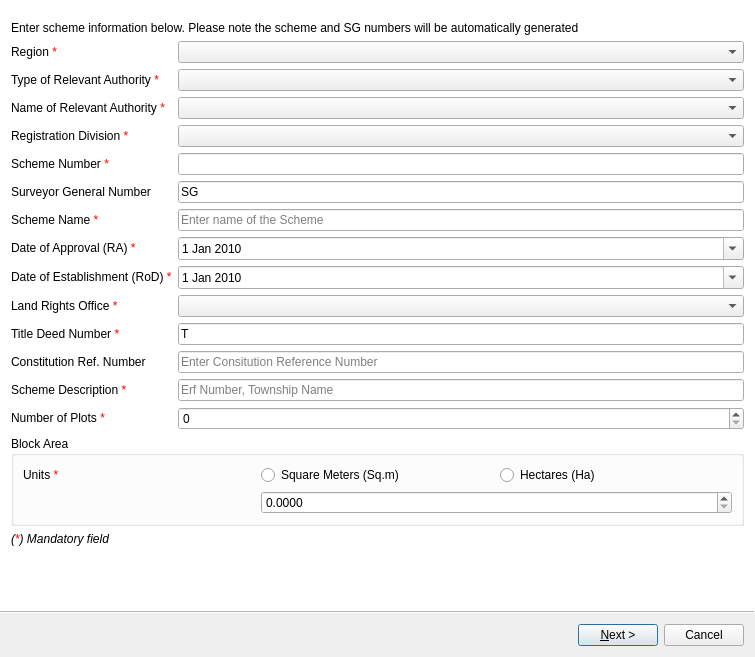
<?xml version="1.0" encoding="UTF-8"?>
<ui version="4.0">
 <class>ldg_wzd</class>
 <widget class="QWizard" name="ldg_wzd">
  <property name="enabled">
   <bool>true</bool>
  </property>
  <property name="geometry">
   <rect>
    <x>0</x>
    <y>0</y>
    <width>755</width>
    <height>657</height>
   </rect>
  </property>
  <property name="sizePolicy">
   <sizepolicy hsizetype="MinimumExpanding" vsizetype="MinimumExpanding">
    <horstretch>0</horstretch>
    <verstretch>0</verstretch>
   </sizepolicy>
  </property>
  <property name="minimumSize">
   <size>
    <width>255</width>
    <height>400</height>
   </size>
  </property>
  <property name="maximumSize">
   <size>
    <width>1500</width>
    <height>900</height>
   </size>
  </property>
  <property name="contextMenuPolicy">
   <enum>Qt::DefaultContextMenu</enum>
  </property>
  <property name="acceptDrops">
   <bool>false</bool>
  </property>
  <property name="windowTitle">
   <string>Lodgement of Scheme</string>
  </property>
  <property name="windowIcon">
   <iconset resource="../../resources.qrc">
    <normaloff>:/plugins/stdm/images/icons/flts_lodgement.png</normaloff>:/plugins/stdm/images/icons/flts_lodgement.png</iconset>
  </property>
  <property name="wizardStyle">
   <enum>QWizard::ModernStyle</enum>
  </property>
  <property name="options">
   <set>QWizard::NoBackButtonOnStartPage</set>
  </property>
  <widget class="QWizardPage" name="wizardPage1">
   <layout class="QGridLayout" name="gridLayout_4">
    <item row="0" column="0" colspan="2">
     <layout class="QVBoxLayout" name="vlNotification">
      <property name="bottomMargin">
       <number>10</number>
      </property>
     </layout>
    </item>
    <item row="1" column="0" colspan="2">
     <widget class="QLabel" name="label_desc">
      <property name="sizePolicy">
       <sizepolicy hsizetype="Preferred" vsizetype="Fixed">
        <horstretch>0</horstretch>
        <verstretch>0</verstretch>
       </sizepolicy>
      </property>
      <property name="text">
       <string>&lt;html&gt;&lt;head/&gt;&lt;body&gt;&lt;p&gt;Enter scheme information below. Please note the scheme and SG numbers will be automatically generated&lt;/p&gt;&lt;/body&gt;&lt;/html&gt;</string>
      </property>
     </widget>
    </item>
    <item row="2" column="0">
     <widget class="QLabel" name="label_region">
      <property name="text">
       <string>&lt;html&gt;&lt;head/&gt;&lt;body&gt;&lt;p&gt;Region &lt;span style=&quot; color:#ff0000;&quot;&gt;*&lt;/span&gt;&lt;/p&gt;&lt;/body&gt;&lt;/html&gt;</string>
      </property>
     </widget>
    </item>
    <item row="2" column="1">
     <widget class="QComboBox" name="cbx_region"/>
    </item>
    <item row="3" column="0">
     <widget class="QLabel" name="label_rel_auth_type">
      <property name="text">
       <string>&lt;html&gt;&lt;head/&gt;&lt;body&gt;&lt;p&gt;Type of Relevant Authority &lt;span style=&quot; color:#ff0000;&quot;&gt;*&lt;/span&gt;&lt;/p&gt;&lt;/body&gt;&lt;/html&gt;</string>
      </property>
     </widget>
    </item>
    <item row="3" column="1">
     <widget class="QComboBox" name="cbx_relv_auth"/>
    </item>
    <item row="4" column="0">
     <widget class="QLabel" name="label_rel_auth_name">
      <property name="text">
       <string>&lt;html&gt;&lt;head/&gt;&lt;body&gt;&lt;p&gt;Name of Relevant Authority &lt;span style=&quot; color:#ff0000;&quot;&gt;*&lt;/span&gt;&lt;/p&gt;&lt;/body&gt;&lt;/html&gt;</string>
      </property>
     </widget>
    </item>
    <item row="4" column="1">
     <widget class="QComboBox" name="cbx_relv_auth_name"/>
    </item>
    <item row="5" column="0">
     <widget class="QLabel" name="label_reg_div">
      <property name="text">
       <string>&lt;html&gt;&lt;head/&gt;&lt;body&gt;&lt;p&gt;Registration Division &lt;span style=&quot; color:#ff0000;&quot;&gt;*&lt;/span&gt;&lt;/p&gt;&lt;/body&gt;&lt;/html&gt;</string>
      </property>
     </widget>
    </item>
    <item row="5" column="1">
     <widget class="QComboBox" name="cbx_reg_div"/>
    </item>
    <item row="6" column="0">
     <widget class="QLabel" name="label_schm_num">
      <property name="text">
       <string>&lt;html&gt;&lt;head/&gt;&lt;body&gt;&lt;p&gt;Scheme Number &lt;span style=&quot; color:#ff0000;&quot;&gt;*&lt;/span&gt;&lt;/p&gt;&lt;/body&gt;&lt;/html&gt;</string>
      </property>
     </widget>
    </item>
    <item row="6" column="1">
     <widget class="QLineEdit" name="lnedit_schm_num">
      <property name="inputMask">
       <string/>
      </property>
      <property name="text">
       <string/>
      </property>
      <property name="readOnly">
       <bool>true</bool>
      </property>
     </widget>
    </item>
    <item row="7" column="0">
     <widget class="QLabel" name="label_sg_num">
      <property name="text">
       <string>Surveyor General Number</string>
      </property>
     </widget>
    </item>
    <item row="7" column="1">
     <widget class="QLineEdit" name="lnedit_sg_num">
      <property name="inputMask">
       <string/>
      </property>
      <property name="text">
       <string>SG </string>
      </property>
      <property name="readOnly">
       <bool>false</bool>
      </property>
      <property name="placeholderText">
       <string>Enter Surveyor General Number</string>
      </property>
     </widget>
    </item>
    <item row="8" column="0">
     <widget class="QLabel" name="label_schm_name">
      <property name="text">
       <string>&lt;html&gt;&lt;head/&gt;&lt;body&gt;&lt;p&gt;Scheme Name &lt;span style=&quot; color:#ff0000;&quot;&gt;*&lt;/span&gt;&lt;/p&gt;&lt;/body&gt;&lt;/html&gt;</string>
      </property>
     </widget>
    </item>
    <item row="8" column="1">
     <widget class="QLineEdit" name="lnedit_schm_nam">
      <property name="text">
       <string/>
      </property>
      <property name="placeholderText">
       <string>Enter name of the Scheme</string>
      </property>
     </widget>
    </item>
    <item row="9" column="0">
     <widget class="QLabel" name="label_date_apprv">
      <property name="text">
       <string>&lt;html&gt;&lt;head/&gt;&lt;body&gt;&lt;p&gt;Date of Approval (RA) &lt;span style=&quot; color:#ff0000;&quot;&gt;*&lt;/span&gt;&lt;/p&gt;&lt;/body&gt;&lt;/html&gt;</string>
      </property>
     </widget>
    </item>
    <item row="9" column="1">
     <widget class="QDateEdit" name="date_apprv">
      <property name="minimumDateTime">
       <datetime>
        <hour>0</hour>
        <minute>0</minute>
        <second>0</second>
        <year>2010</year>
        <month>1</month>
        <day>1</day>
       </datetime>
      </property>
      <property name="minimumDate">
       <date>
        <year>2010</year>
        <month>1</month>
        <day>1</day>
       </date>
      </property>
      <property name="calendarPopup">
       <bool>true</bool>
      </property>
     </widget>
    </item>
    <item row="10" column="0">
     <widget class="QLabel" name="label_date_establish">
      <property name="text">
       <string>&lt;html&gt;&lt;head/&gt;&lt;body&gt;&lt;p&gt;Date of Establishment (RoD) &lt;span style=&quot; color:#ff0000;&quot;&gt;*&lt;/span&gt;&lt;/p&gt;&lt;/body&gt;&lt;/html&gt;</string>
      </property>
     </widget>
    </item>
    <item row="10" column="1">
     <widget class="QDateEdit" name="date_establish">
      <property name="minimumDateTime">
       <datetime>
        <hour>0</hour>
        <minute>0</minute>
        <second>0</second>
        <year>2010</year>
        <month>1</month>
        <day>1</day>
       </datetime>
      </property>
      <property name="minimumDate">
       <date>
        <year>2010</year>
        <month>1</month>
        <day>1</day>
       </date>
      </property>
      <property name="calendarPopup">
       <bool>true</bool>
      </property>
     </widget>
    </item>
    <item row="11" column="0">
     <widget class="QLabel" name="label_lro">
      <property name="text">
       <string>&lt;html&gt;&lt;head/&gt;&lt;body&gt;&lt;p&gt;Land Rights Office &lt;span style=&quot; color:#ff0000;&quot;&gt;*&lt;/span&gt;&lt;/p&gt;&lt;/body&gt;&lt;/html&gt;</string>
      </property>
     </widget>
    </item>
    <item row="11" column="1">
     <widget class="QComboBox" name="cbx_lro"/>
    </item>
    <item row="12" column="0">
     <widget class="QLabel" name="label_title_deed_num">
      <property name="text">
       <string>&lt;html&gt;&lt;head/&gt;&lt;body&gt;&lt;p&gt;Title Deed Number &lt;span style=&quot; color:#ff0000;&quot;&gt;*&lt;/span&gt;&lt;/p&gt;&lt;/body&gt;&lt;/html&gt;</string>
      </property>
     </widget>
    </item>
    <item row="12" column="1">
     <widget class="QLineEdit" name="lnedit_title_deed_num">
      <property name="text">
       <string>T</string>
      </property>
      <property name="placeholderText">
       <string>Enter Title Deed Number</string>
      </property>
     </widget>
    </item>
    <item row="13" column="0">
     <widget class="QLabel" name="label_constitution_ref_num">
      <property name="text">
       <string>&lt;html&gt;&lt;head/&gt;&lt;body&gt;&lt;p&gt;Constitution Ref. Number&lt;/p&gt;&lt;/body&gt;&lt;/html&gt;</string>
      </property>
     </widget>
    </item>
    <item row="13" column="1">
     <widget class="QLineEdit" name="lnedit_constitution_ref_num">
      <property name="text">
       <string/>
      </property>
      <property name="placeholderText">
       <string>Enter Consitution Reference Number</string>
      </property>
     </widget>
    </item>
    <item row="14" column="0">
     <widget class="QLabel" name="label_scheme_description">
      <property name="text">
       <string>&lt;html&gt;&lt;head/&gt;&lt;body&gt;&lt;p&gt;Scheme Description &lt;span style=&quot; color:#ff0000;&quot;&gt;*&lt;/span&gt;&lt;/p&gt;&lt;/body&gt;&lt;/html&gt;</string>
      </property>
     </widget>
    </item>
    <item row="14" column="1">
     <widget class="QLineEdit" name="lnedit_scheme_description">
      <property name="text">
       <string/>
      </property>
      <property name="placeholderText">
       <string>Erf Number, Township Name</string>
      </property>
     </widget>
    </item>
    <item row="15" column="0">
     <widget class="QLabel" name="label_num_plots">
      <property name="text">
       <string>&lt;html&gt;&lt;head/&gt;&lt;body&gt;&lt;p&gt;Number of Plots &lt;span style=&quot; color:#ff0000;&quot;&gt;*&lt;/span&gt;&lt;/p&gt;&lt;/body&gt;&lt;/html&gt;</string>
      </property>
     </widget>
    </item>
    <item row="15" column="1">
     <widget class="QDoubleSpinBox" name="dbl_spinbx_num_plots">
      <property name="decimals">
       <number>0</number>
      </property>
      <property name="maximum">
       <double>200.000000000000000</double>
      </property>
     </widget>
    </item>
    <item row="16" column="0" colspan="2">
     <widget class="QGroupBox" name="gbx_block_area">
      <property name="sizePolicy">
       <sizepolicy hsizetype="Minimum" vsizetype="Fixed">
        <horstretch>0</horstretch>
        <verstretch>0</verstretch>
       </sizepolicy>
      </property>
      <property name="title">
       <string>Block Area</string>
      </property>
      <layout class="QGridLayout" name="gridLayout_2">
       <item row="0" column="0">
        <widget class="QLabel" name="label_blck_area_units">
         <property name="text">
          <string>&lt;html&gt;&lt;head/&gt;&lt;body&gt;&lt;p&gt;Units &lt;span style=&quot; color:#ff0000;&quot;&gt;*&lt;/span&gt;&lt;/p&gt;&lt;/body&gt;&lt;/html&gt;</string>
         </property>
        </widget>
       </item>
       <item row="0" column="2">
        <widget class="QRadioButton" name="radio_hectares">
         <property name="text">
          <string>Hectares (Ha)</string>
         </property>
        </widget>
       </item>
       <item row="0" column="1">
        <widget class="QRadioButton" name="radio_sq_meters">
         <property name="text">
          <string>Square Meters (Sq.m)</string>
         </property>
        </widget>
       </item>
       <item row="1" column="1" colspan="2">
        <widget class="QDoubleSpinBox" name="dbl_spinbx_block_area">
         <property name="decimals">
          <number>4</number>
         </property>
         <property name="maximum">
          <double>10000000.000000000000000</double>
         </property>
        </widget>
       </item>
      </layout>
     </widget>
    </item>
    <item row="17" column="0">
     <widget class="QLabel" name="label_mandatory">
      <property name="text">
       <string>&lt;html&gt;&lt;head/&gt;&lt;body&gt;&lt;p&gt;&lt;span style=&quot; font-style:italic;&quot;&gt;(&lt;/span&gt;&lt;span style=&quot; font-style:italic; color:#ff0000;&quot;&gt;*&lt;/span&gt;&lt;span style=&quot; font-style:italic;&quot;&gt;) Mandatory field&lt;/span&gt;&lt;/p&gt;&lt;/body&gt;&lt;/html&gt;</string>
      </property>
     </widget>
    </item>
   </layout>
  </widget>
  <widget class="QWizardPage" name="wizardPage">
   <property name="subTitle">
    <string>Upload the supporting documents for the scheme</string>
   </property>
   <layout class="QGridLayout" name="gridLayout">
    <item row="1" column="0" colspan="2">
     <widget class="QLabel" name="label_desc_3">
      <property name="sizePolicy">
       <sizepolicy hsizetype="MinimumExpanding" vsizetype="MinimumExpanding">
        <horstretch>0</horstretch>
        <verstretch>0</verstretch>
       </sizepolicy>
      </property>
      <property name="minimumSize">
       <size>
        <width>0</width>
        <height>15</height>
       </size>
      </property>
      <property name="maximumSize">
       <size>
        <width>16777215</width>
        <height>15</height>
       </size>
      </property>
      <property name="lineWidth">
       <number>0</number>
      </property>
      <property name="text">
       <string>&lt;html&gt;&lt;head/&gt;&lt;body&gt;&lt;p&gt;Click the 'Browse' link to add the individual supporting documents &lt;/p&gt;&lt;/body&gt;&lt;/html&gt;</string>
      </property>
      <property name="wordWrap">
       <bool>true</bool>
      </property>
      <property name="margin">
       <number>1</number>
      </property>
     </widget>
    </item>
    <item row="3" column="0">
     <widget class="QLabel" name="label_upld_multi">
      <property name="text">
       <string>Add multiple files from a source directory</string>
      </property>
     </widget>
    </item>
    <item row="2" column="0" colspan="2">
     <widget class="DocumentTableWidget" name="tbw_documents">
      <property name="editTriggers">
       <set>QAbstractItemView::NoEditTriggers</set>
      </property>
      <property name="selectionMode">
       <enum>QAbstractItemView::NoSelection</enum>
      </property>
     </widget>
    </item>
    <item row="0" column="0" colspan="2">
     <layout class="QVBoxLayout" name="vlNotification_docs">
      <property name="bottomMargin">
       <number>10</number>
      </property>
     </layout>
    </item>
    <item row="3" column="1">
     <widget class="QPushButton" name="btn_upload_dir">
      <property name="sizePolicy">
       <sizepolicy hsizetype="Preferred" vsizetype="Maximum">
        <horstretch>0</horstretch>
        <verstretch>0</verstretch>
       </sizepolicy>
      </property>
      <property name="minimumSize">
       <size>
        <width>0</width>
        <height>0</height>
       </size>
      </property>
      <property name="maximumSize">
       <size>
        <width>5000</width>
        <height>16777215</height>
       </size>
      </property>
      <property name="text">
       <string>Upload From Directory...</string>
      </property>
      <property name="icon">
       <iconset resource="../../resources.qrc">
        <normaloff>:/plugins/stdm/images/icons/flts_scheme_docs_dir.png</normaloff>:/plugins/stdm/images/icons/flts_scheme_docs_dir.png</iconset>
      </property>
      <property name="iconSize">
       <size>
        <width>16</width>
        <height>16</height>
       </size>
      </property>
     </widget>
    </item>
   </layout>
  </widget>
  <widget class="QWizardPage" name="wizardPage2">
   <layout class="QGridLayout" name="gridLayout_3">
    <item row="4" column="0" colspan="3">
     <widget class="HoldersTableView" name="tw_hld_prv"/>
    </item>
    <item row="2" column="0">
     <widget class="QLineEdit" name="lnEdit_hld_path">
      <property name="enabled">
       <bool>true</bool>
      </property>
      <property name="placeholderText">
       <string>Path to the Holders Excel or CSV file...</string>
      </property>
     </widget>
    </item>
    <item row="2" column="1">
     <widget class="QPushButton" name="btn_brws_hld">
      <property name="toolTip">
       <string>Browse file</string>
      </property>
      <property name="text">
       <string/>
      </property>
      <property name="icon">
       <iconset resource="../../resources.qrc">
        <normaloff>:/plugins/stdm/images/icons/flts_open_file.png</normaloff>:/plugins/stdm/images/icons/flts_open_file.png</iconset>
      </property>
      <property name="default">
       <bool>true</bool>
      </property>
     </widget>
    </item>
    <item row="0" column="0" colspan="3">
     <layout class="QVBoxLayout" name="vlNotification_holders">
      <property name="bottomMargin">
       <number>10</number>
      </property>
     </layout>
    </item>
    <item row="1" column="0" colspan="2">
     <widget class="QLabel" name="label_desc_2">
      <property name="text">
       <string>Select the Excel or CSV file containing the holders information</string>
      </property>
     </widget>
    </item>
    <item row="3" column="0">
     <widget class="QCheckBox" name="chk_holders_validate">
      <property name="text">
       <string>Perform validation upon loading data</string>
      </property>
      <property name="checked">
       <bool>true</bool>
      </property>
     </widget>
    </item>
    <item row="2" column="2">
     <widget class="QPushButton" name="btn_reload_holders">
      <property name="toolTip">
       <string>Reload file</string>
      </property>
      <property name="text">
       <string/>
      </property>
      <property name="icon">
       <iconset resource="../../resources.qrc">
        <normaloff>:/plugins/stdm/images/icons/update.png</normaloff>:/plugins/stdm/images/icons/update.png</iconset>
      </property>
     </widget>
    </item>
    <item row="6" column="0" colspan="3">
     <widget class="QLabel" name="lbl_validation_description">
      <property name="minimumSize">
       <size>
        <width>0</width>
        <height>45</height>
       </size>
      </property>
      <property name="frameShape">
       <enum>QFrame::StyledPanel</enum>
      </property>
      <property name="frameShadow">
       <enum>QFrame::Plain</enum>
      </property>
      <property name="text">
       <string/>
      </property>
      <property name="wordWrap">
       <bool>true</bool>
      </property>
      <property name="margin">
       <number>10</number>
      </property>
     </widget>
    </item>
    <item row="5" column="0" colspan="3">
     <widget class="QLabel" name="label">
      <property name="frameShadow">
       <enum>QFrame::Sunken</enum>
      </property>
      <property name="text">
       <string>&lt;html&gt;&lt;head/&gt;&lt;body&gt;&lt;p&gt;&lt;span style=&quot; font-weight:600;&quot;&gt;Validation Result&lt;/span&gt;&lt;/p&gt;&lt;/body&gt;&lt;/html&gt;</string>
      </property>
     </widget>
    </item>
   </layout>
  </widget>
  <widget class="QWizardPage" name="wizardPage_4">
   <layout class="QVBoxLayout" name="verticalLayout_2">
    <item>
     <widget class="QLabel" name="label_desc_4">
      <property name="sizePolicy">
       <sizepolicy hsizetype="Preferred" vsizetype="Minimum">
        <horstretch>0</horstretch>
        <verstretch>0</verstretch>
       </sizepolicy>
      </property>
      <property name="text">
       <string>Confirm the scheme information.Click Back to edit the information or Finish to save.  </string>
      </property>
     </widget>
    </item>
    <item>
     <widget class="SchemeSummaryWidget" name="tr_summary">
      <property name="uniformRowHeights">
       <bool>true</bool>
      </property>
     </widget>
    </item>
   </layout>
  </widget>
 </widget>
 <customwidgets>
  <customwidget>
   <class>HoldersTableView</class>
   <extends>QTableWidget</extends>
   <header>stdm.ui.customcontrols.table_widget</header>
  </customwidget>
  <customwidget>
   <class>DocumentTableWidget</class>
   <extends>QTableWidget</extends>
   <header>stdm.ui.customcontrols.documents_table_widget</header>
  </customwidget>
  <customwidget>
   <class>SchemeSummaryWidget</class>
   <extends>QTreeView</extends>
   <header>stdm.ui.customcontrols.scheme_summary_widget</header>
  </customwidget>
 </customwidgets>
 <resources>
  <include location="../../resources.qrc"/>
 </resources>
 <connections/>
</ui>
